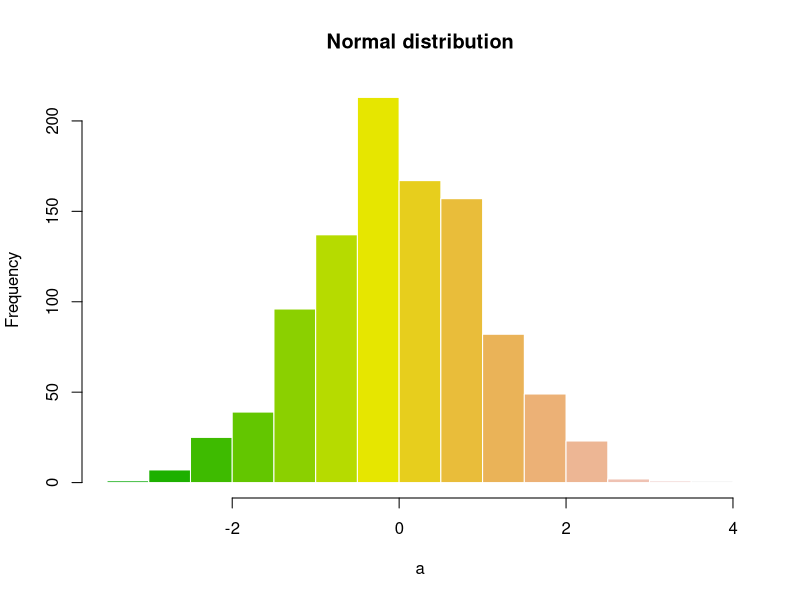
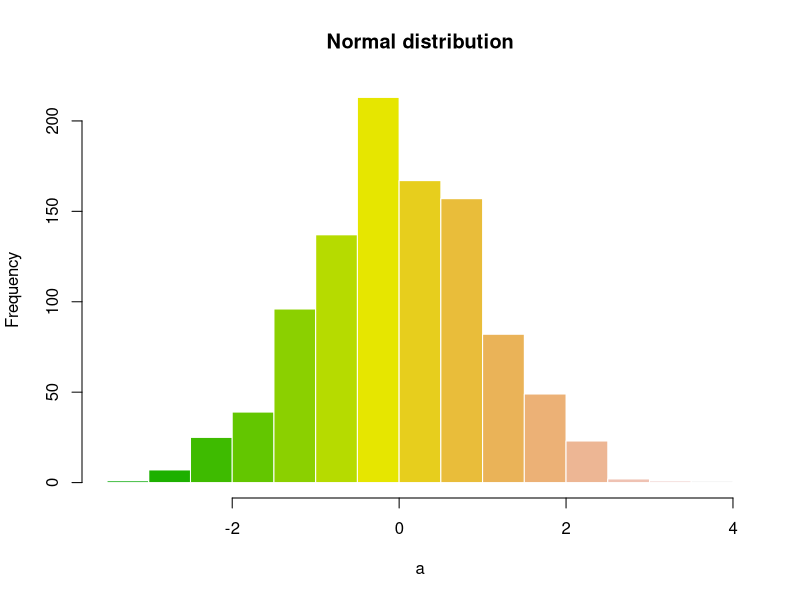

Write the R code that produced these figures, in order.
## ---- chunk 1
## This code defines the 'verbatim' option for chunks
## which will include the chunk with its header and the
## trailing "```".

require(knitr)
hook_source_def = knit_hooks$get('source')
knit_hooks$set(source = function(x, options){
  if (!is.null(options$verbatim) && options$verbatim){
    opts = gsub(",\\s*verbatim\\s*=\\s*TRUE\\s*.*$", "", options$params.src)
    bef = sprintf('\n\n    ```{r %s}\n', opts, "\n")
    stringr::str_c(bef, paste(knitr:::indent_block(x, "    "), collapse = '\n'), "\n    ```\n")
  } else {
     hook_source_def(x, options)
  }
})
## ---- chunk 2
set.seed(1)
a <- rnorm(1000)
hist(a, col = terrain.colors(15), border = "white", main = "Normal distribution")
## ---- chunk 3
set.seed(1)
a <- rnorm(1000)
hist(a, col = terrain.colors(15), border = "white", main = "Normal distribution")
